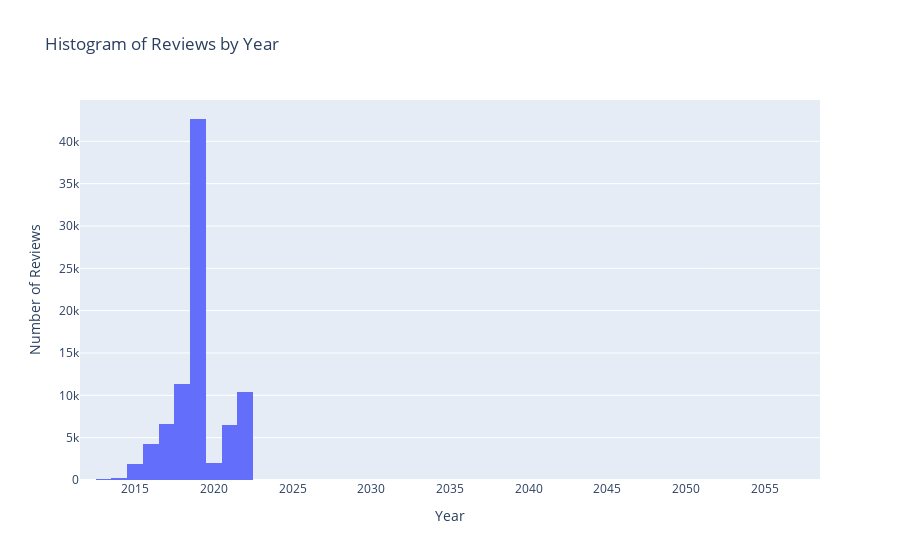

The notebook cell this image was saved under:
### Markdown cell above
### Temporal Analysis of Airbnb Reviews
- Generated histogram of Reviews by Year, observed significant trend/change in review numbers over years.
- Focus investigation on last 5 years (2019-2023).
- Filter dataset for reviews within this period.
- Filter Zillow's Home Value Index (ZHVI) data for same 5-year period for comparative analysis.

### Code cell
# Extract the year from the 'last review' column and create a new column 'last_review_year'
airbnb_data['last_review_year'] = airbnb_data['last review'].dt.year

fig = px.histogram(airbnb_data, x='last_review_year',
                   title='Histogram of Reviews by Year',
                   labels={'last_review_year': 'Year', 'count': 'Number of Reviews'})


fig.update_layout(
    xaxis=dict(title='Year'),
    yaxis=dict(title='Number of Reviews'),
    showlegend=False
)
fig.show()

# Define the valid year range
valid_year_range = (2019, 2023)

# Filter the DataFrame to keep only rows with valid years
airbnb_data_filtered = airbnb_data[
    (airbnb_data['last_review_year'] >= valid_year_range[0]) &
    (airbnb_data['last_review_year'] <= valid_year_range[1])
]

# Filter Zillow DataFrame for last 5 years 
last_five_years = ny_zhvi_data.columns[-60:]  
zhvi_data_filtered = ny_zhvi_data[['RegionName'] + list(last_five_years)]

### Figure 1 — Plotly figure (JSON) as saved in the notebook; plotly's stock layout.template omitted (floating-point values rounded to 4 significant figures; data arrays with more than 128 entries replaced by an {"elided": "..."} marker saying what was removed)
{"data": [{"alignmentgroup": "True", "bingroup": "x", "hovertemplate": "Year=%{x}<br>count=%{y}<extra></extra>", "legendgroup": "", "marker": {"color": "#636efa", "pattern": {"shape": ""}}, "name": "", "offsetgroup": "", "orientation": "v", "showlegend": false, "type": "histogram", "x": {"elided": "101796 int values"}, "xaxis": "x", "yaxis": "y"}], "layout": {"barmode": "relative", "legend": {"tracegroupgap": 0}, "showlegend": false, "title": {"text": "Histogram of Reviews by Year"}, "xaxis": {"anchor": "y", "domain": [0, 1], "title": {"text": "Year"}}, "yaxis": {"anchor": "x", "domain": [0, 1], "title": {"text": "Number of Reviews"}}}}
